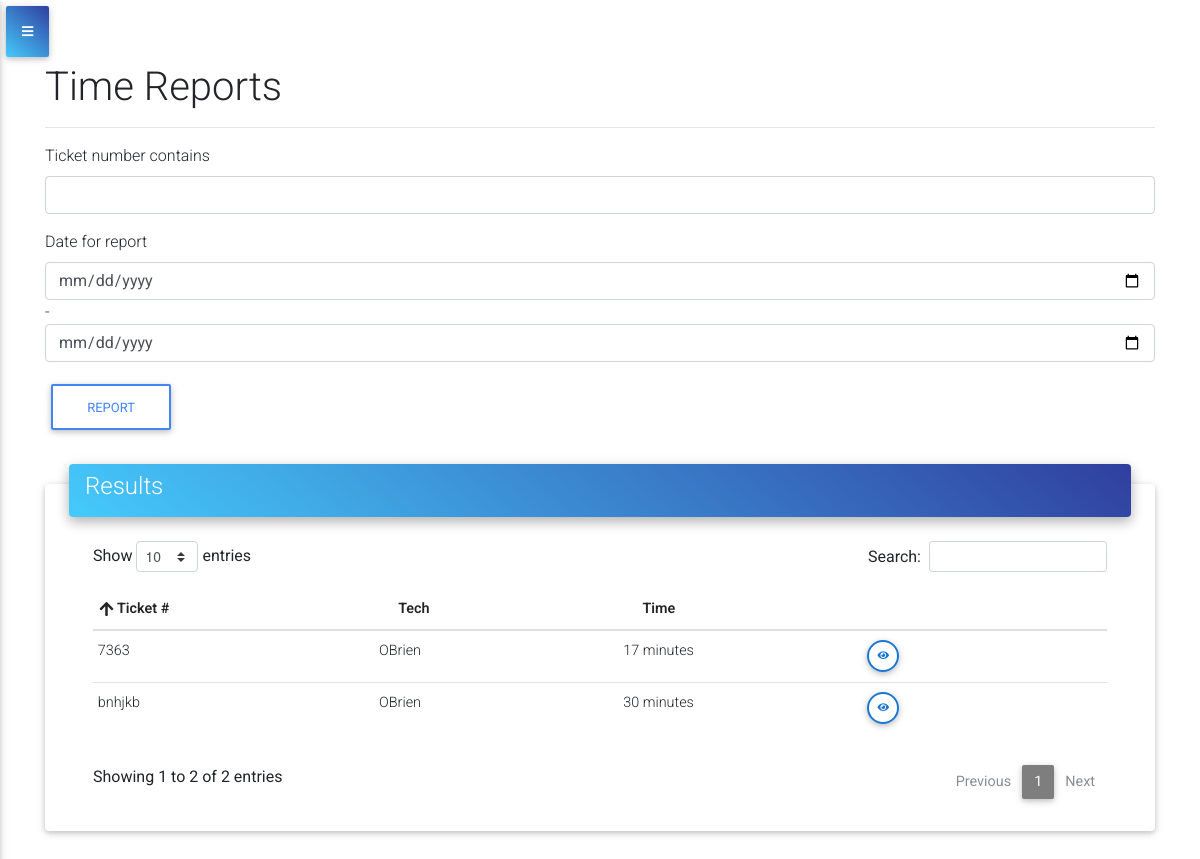
/reports/ (signed in), run on an earlier commit of the app's database.
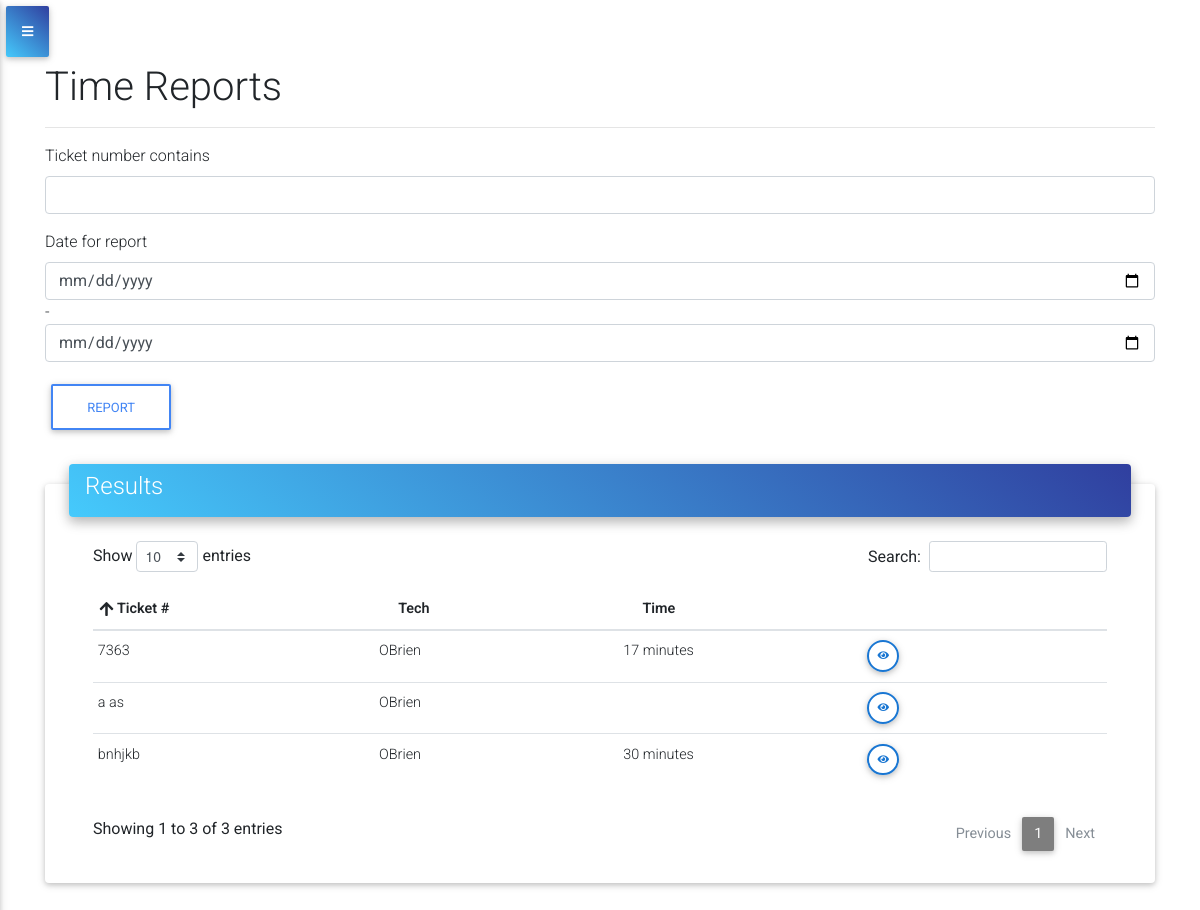
And on a later commit of the database.
### ticket/models.py (models this page shows, shortened)
class Ticket(models.Model):
    ticket_number = models.CharField(primary_key=True, max_length=10)
    t_customer = models.ForeignKey(Customer,null=True, on_delete=models.SET_NULL)
    t_jobsite = models.ForeignKey(Jobsite, null=True, on_delete=models.SET_NULL)
    stop = models.CharField(choices=STOP, max_length=254, default='1st')
    assigned = models.ManyToManyField(AccountUser, blank=True)
    department = models.ForeignKey(ServiceProvided,null=True, on_delete=models.SET_NULL)
    t_type = models.ForeignKey(TicketType,null=True, on_delete=models.SET_NULL)
    scope = models.TextField()
    repair_notes = models.TextField(blank=True)
    additional_work = models.TextField(blank=True)
    schedule = models.DateField(default=datetime.date.today)
    start_job = models.BooleanField(default=False)
    completed = models.BooleanField(default=False)
    created_at = models.DateTimeField(auto_now_add=True)
    updated_at = models.DateTimeField(auto_now=True)
    start_time = models.DateTimeField(blank=True,null=True)
    end_time = models.DateTimeField(blank=True,null=True)
    account = models.ForeignKey(AccountCompany, on_delete=models.CASCADE)

### accounts/models.py (models this page shows)
class AccountUser(models.Model):
    user = models.OneToOneField(User, on_delete=models.CASCADE)
    account = models.ForeignKey(AccountCompany, on_delete=models.CASCADE)
    company = models.CharField(max_length=100, blank=True)
    role = models.CharField(choices=ROLES, max_length=20, null=True, default='Tech')
    def __str__(self):
        return str(self.user.username)

### ticket/views.py (the view)
# urls.py: path('reports/', views.reports, name='reports')
@login_required
def reports(request):
    ticket_filter = TicketFilter(request.GET, queryset=Ticket.objects.filter(account=request.user.accountuser.account))
    context = {
        'ticket_filter': ticket_filter,
        'ticket_count' : ticket_count(request),
        'tech_ticket_count' : tech_ticket_count(request),
        'tickets' : all_tickets(request),
    }
    return render(request,'ticket/reports.html',context=context)

### accounts/models.py (called while the page is built)
    def __str__(self):
        return self.company_name

### service_ticket_app/utils.py (called while the page is built)
def ticket_count(request):
    count = Ticket.objects.filter(account=request.user.accountuser.account).count()
    return count

def all_tickets(request):
    all_tickets = Ticket.objects.filter(account=request.user.accountuser.account)
    return all_tickets

def tech_ticket_count(request):
    count = Ticket.objects.filter(account=request.user.accountuser.account, assigned=request.user.accountuser).count()
    return count

### ticket/templates/ticket/reports.html (shortened to what this page needs)
{% extends 'base.html' %}
{% load crispy_forms_tags %}
{% block content %}
<h1>Time Reports</h1>
<hr>
<form method='GET'>
    {{ ticket_filter.form|crispy }}
    <input class='btn btn-outline-primary' type="submit" value='Report'>
</form>
<div class="card card-cascade narrower mt-5 mb-5">
    <div class="view view-cascade gradient-card-header blue-gradient narrower py-2 mx-4 mb-3 d-flex justify-content-between align-items-center">
        <div class='justify-content-start'>
            <h4>
            {% if not ticket_filter.qs %}
                No tickets match date range or ticket number!
            {% else %}
                Results
            {% endif %}
            </h4>
        </div>
    </div>
    <div class="px-5">
        <div class="table-wrapper">
            <table id="ticket_list" class="table table-hover table-sm table-responsive-sm" width="100%">
                <thead>
                    <tr>
                        <th class="th-sm">Ticket #
                        </th>
                        <th class="th-sm">Tech
                        </th>
                        <th class="th-sm">Time
                        </th>
                        <th class="th-sm">
                        </th>
                    </tr>
                </thead>
                <tbody>
                     {% for f in ticket_filter.qs %}
                        <tr>
                            <td>{{ f.ticket_number }}</td>
                            <td>
                                {% for t in f.assigned.all %}
                                    {{ t }}
                                {% endfor %}
                            </td>
                            <td>
                                {{ f.start_time|timesince:f.end_time}}
                            </td>
                            <td>
                                <a href="{% url 'ticket_app:ticket_detail' pk=f.ticket_number %}" type="button" class="btn btn-outline-blue btn-rounded btn-sm px-2">
                                    <i class="fas fa-eye lt mt-0"></i>
                                </a>
                            </td>
                        </tr>
                    {% endfor %}
                </tbody>
            </table>
        </div>
    </div>
</div>
{% endblock %}

What changed in the data, as far as the page shows it:
added Ticket: ticket_number "a as", AccountUser (user.username "OBrien")
Also different on the page:
text written by a page script: "Show entries Search: Showing 1 to 2 of 2 entries Previous 1 Next" → "Show entries Search: Showing 1 to 3 of 3 entries Previous 1 Next"
